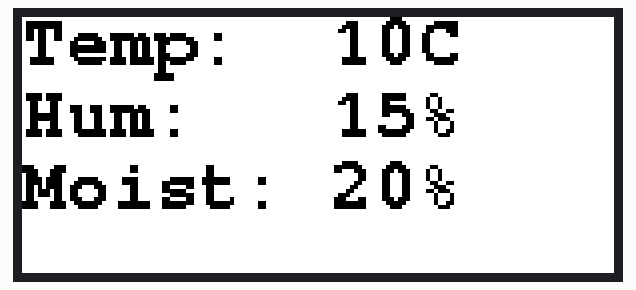
Simulated run of this sketch. Board: Arduino Uno, built for the host (arithmetic inside an expression is 32-bit, double 64-bit). On the bench: 296×128 colour display.

Above: at 15.1 s.

The sketch:

E_ink_Display.ino
```cpp
#include <GxEPD2_3C.h>
#include <Fonts/FreeMonoBold9pt7b.h>
#define EPD_SS 10
#define EPD_DC 9
#define EPD_RST 8
#define EPD_BUSY 7
#define MAX_DISPLAY_BUFFER_SIZE 800
#define MAX_HEIGHT(EPD) (EPD::HEIGHT <= (MAX_DISPLAY_BUFFER_SIZE / 2) / (EPD::WIDTH / 8) ? EPD::HEIGHT : (MAX_DISPLAY_BUFFER_SIZE / 2) / (EPD::WIDTH / 8))
GxEPD2_3C<GxEPD2_290_C90c, MAX_HEIGHT(GxEPD2_290_C90c)>
display(GxEPD2_290_C90c(EPD_SS, EPD_DC, EPD_RST, EPD_BUSY));


void setup()
{
Serial.begin(9600);
display.init(9600, true, 2, false);
display.setTextSize(2);
SendToDisplay(10,1, 15,1, 20,1);
}


void SendToDisplay(int Temp, int Temp_ , int Hum, int Hum_, int Moist, int Moist_)
{
// center the bounding box by transposition of the origin:
//uint16_t x = ((display.width() - tbw) / 2) - tbx;
//uint16_t y = ((display.height() - tbh) / 2) - tby;
display.setRotation(3);
display.setFont(&FreeMonoBold9pt7b);
int16_t tbx, tby; uint16_t tbw, tbh;

display.getTextBounds("Placeholder", 0, 0, &tbx, &tby, &tbw, &tbh);
uint16_t ax = (0);
uint16_t ay = (tbh);
display.firstPage();

do
{
display.fillScreen(GxEPD_WHITE);
display.setCursor(ax, ay);

if (Temp_ == 0) {display.setTextColor(GxEPD_WHITE);}
else if (Temp_ == 1) {display.setTextColor(GxEPD_BLACK);}
else {display.setTextColor(GxEPD_RED);}
display.print("Temp:  ");
display.print(Temp);
display.println("C");

if (Hum_ == 0) {display.setTextColor(GxEPD_WHITE);}
else if (Hum_ == 1) {display.setTextColor(GxEPD_BLACK);}
else {display.setTextColor(GxEPD_RED);}
display.print("Hum:   ");
display.print(Hum);
display.println("%");

if (Moist_ == 0) {display.setTextColor(GxEPD_WHITE);}
else if (Moist_ == 1) {display.setTextColor(GxEPD_BLACK);}
else {display.setTextColor(GxEPD_RED);}
display.print("Moist: ");
display.print(Moist);
display.println("%");
}
while (display.nextPage());
display.hibernate();
}


void loop() {};
```
